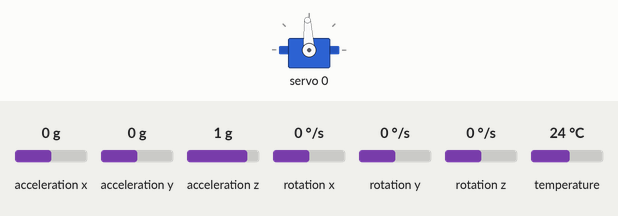
Recording of a sketch running on a simulated Arduino Uno, built with avr-gcc and run on an emulated ATmega328P. Shown: servo. The inputs (shaded band) are chosen by the test bench; at power-on: rotation x 0 °/s, acceleration x 0 g, acceleration y 0 g, acceleration z 1 g, rotation y 0 °/s, rotation z 0 °/s, temperature 24 °C.

Above: at 1.2 s.
1.3 s: rotation x set to -192 °/s
At 2.5 s:
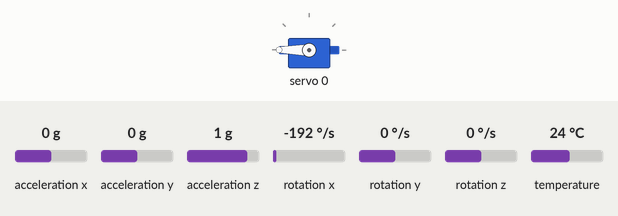
2.8 s: rotation x set to 100 °/s
At 5.75 s:
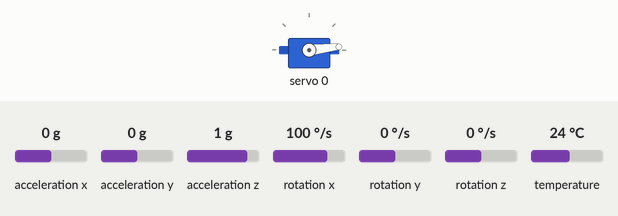
5.8 s: rotation x set to 0 °/s
7.7 s: rotation x set to -100 °/s
At 8.8 s:
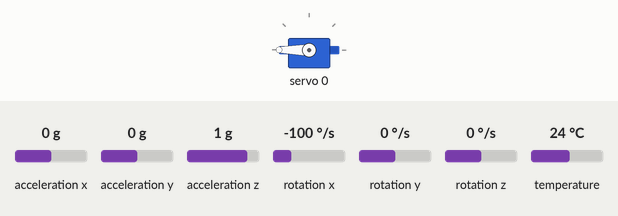
9.3 s: rotation x set to 106 °/s
At 10.6 s:
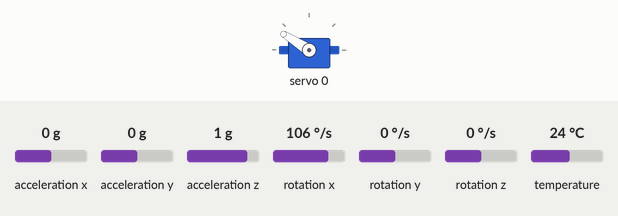
Timing chart, 0 to 12.3 s (numbered marks = the images above; inputs shaded):
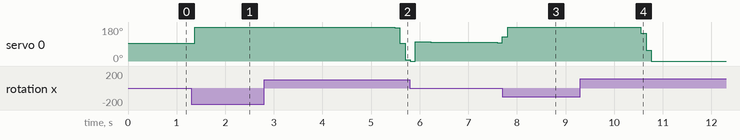

Measured:
- after the input at 1.3 s, servo 0: 93° → 180° after 0.07 s
- after the input at 2.8 s, servo 0: 180° → 176° after 2.7 s, → 93° 0.11 s later, → 6° 0.11 s later
- after the input at 7.7 s, servo 0: 97° → 129° at once, → 180° 0.11 s later
- after the input at 9.3 s, servo 0: 180° → 148° after 1.3 s, → 58° 0.11 s later, → 0° 0.11 s later

The sketch:

MRAD_Remote_RollControl_V1.ino.ino
```cpp
#include <Wire.h>
#include <Adafruit_MPU6050.h>
#include <PID_v1.h>
#include <Adafruit_PWMServoDriver.h>

// PCA9685 (servo driver) initialization
Adafruit_PWMServoDriver pwm = Adafruit_PWMServoDriver();
// MPU-6050 IMU sensor initialization
Adafruit_MPU6050 mpu;

// PID controller parameters for roll control
double setpoint = 0.0, input = 0.0, output = 0.0;
double Kp = 5.0, Ki = 0.1, Kd = 1.0;
PID rollPID(&input, &output, &setpoint, Kp, Ki, Kd, DIRECT);

// Servo configuration (using PCA9685 channel 0 as example)
const int servoChannel = 0;
const int servoMin = 102;  // 1.0 ms pulse (approx)
const int servoMax = 512;  // 2.0 ms pulse (approx)

void setup() {
  Serial.begin(115200);
  Wire.begin();
  // Initialize IMU
  if (!mpu.begin()) {
    Serial.println("MPU6050 not detected!");
    while (1) { delay(10); }
  }
  // Initialize PWM servo driver at 50 Hz
  pwm.begin();
  pwm.setPWMFreq(50);
  // Initialize PID: automatic mode, set output limits to ±45 degrees
  rollPID.SetMode(AUTOMATIC);
  rollPID.SetOutputLimits(-45.0, 45.0);
}

void loop() {
  // Read accelerometer/gyro data from MPU6050
  sensors_event_t a, g, temp;
  mpu.getEvent(&a, &g, &temp);

  // Compute roll angle via simple gyro integration (deg)
  static double rollAngle = 0.0;
  double gyroRate = g.gyro.x * 57.2958; // rad/s to deg/s
  double dt = 0.01; // loop time step
  rollAngle += gyroRate * dt;

  // Update PID input and compute new output
  input = rollAngle;
  setpoint = 0.0;           // desired roll = 0 (level)
  rollPID.Compute();

  // Map PID output (degrees) to servo PWM range
  double pwmSignal = map(output, -45, 45, servoMin, servoMax);
  pwm.setPWM(servoChannel, 0, int(pwmSignal));

  delay(10); // run loop ~100 Hz
}
```
